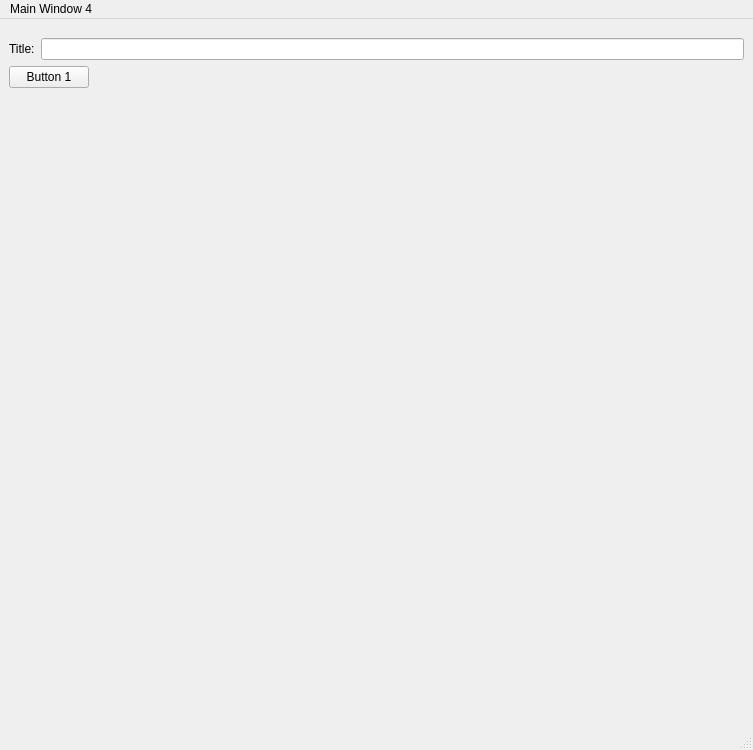
<?xml version="1.0" encoding="UTF-8"?>
<ui version="4.0">
 <class>MainWindow</class>
 <widget class="QMainWindow" name="MainWindow">
  <property name="geometry">
   <rect>
    <x>0</x>
    <y>0</y>
    <width>753</width>
    <height>750</height>
   </rect>
  </property>
  <property name="windowTitle">
   <string>MainWindow</string>
  </property>
  <widget class="QWidget" name="centralwidget">
   <layout class="QVBoxLayout" name="verticalLayout_2">
    <item>
     <layout class="QVBoxLayout" name="verticalLayout">
      <item>
       <layout class="QHBoxLayout" name="horizontalLayout">
        <property name="topMargin">
         <number>10</number>
        </property>
        <item>
         <widget class="QLabel" name="label">
          <property name="text">
           <string>Title:</string>
          </property>
         </widget>
        </item>
        <item>
         <widget class="QLineEdit" name="lineEdit"/>
        </item>
       </layout>
      </item>
      <item>
       <widget class="QPushButton" name="pushButton">
        <property name="sizePolicy">
         <sizepolicy hsizetype="Fixed" vsizetype="Fixed">
          <horstretch>0</horstretch>
          <verstretch>0</verstretch>
         </sizepolicy>
        </property>
        <property name="text">
         <string>Button 1</string>
        </property>
       </widget>
      </item>
      <item>
       <spacer name="verticalSpacer">
        <property name="orientation">
         <enum>Qt::Vertical</enum>
        </property>
        <property name="sizeHint" stdset="0">
         <size>
          <width>20</width>
          <height>40</height>
         </size>
        </property>
       </spacer>
      </item>
     </layout>
    </item>
   </layout>
  </widget>
  <widget class="QMenuBar" name="menubar">
   <property name="geometry">
    <rect>
     <x>0</x>
     <y>0</y>
     <width>753</width>
     <height>22</height>
    </rect>
   </property>
   <widget class="QMenu" name="menuMain_Window">
    <property name="title">
     <string>Main Window 4</string>
    </property>
    <addaction name="actionNew"/>
    <addaction name="actionTest2"/>
    <addaction name="actionTest3"/>
   </widget>
   <addaction name="menuMain_Window"/>
  </widget>
  <widget class="QStatusBar" name="statusbar"/>
  <action name="actionNew">
   <property name="text">
    <string>test1</string>
   </property>
  </action>
  <action name="actionTest2">
   <property name="text">
    <string>test2</string>
   </property>
  </action>
  <action name="actionTest3">
   <property name="text">
    <string>test3</string>
   </property>
  </action>
 </widget>
 <resources/>
 <connections/>
</ui>
